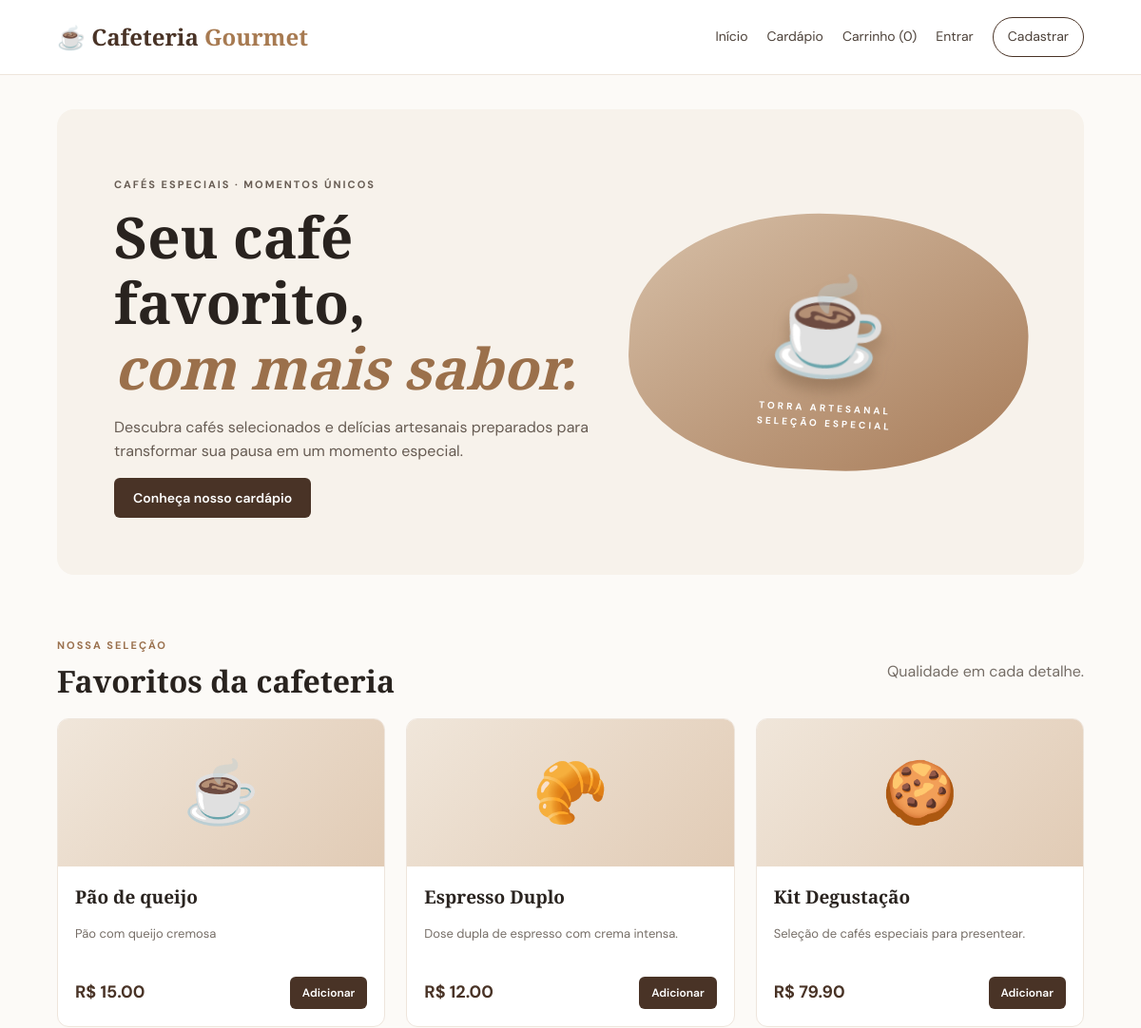
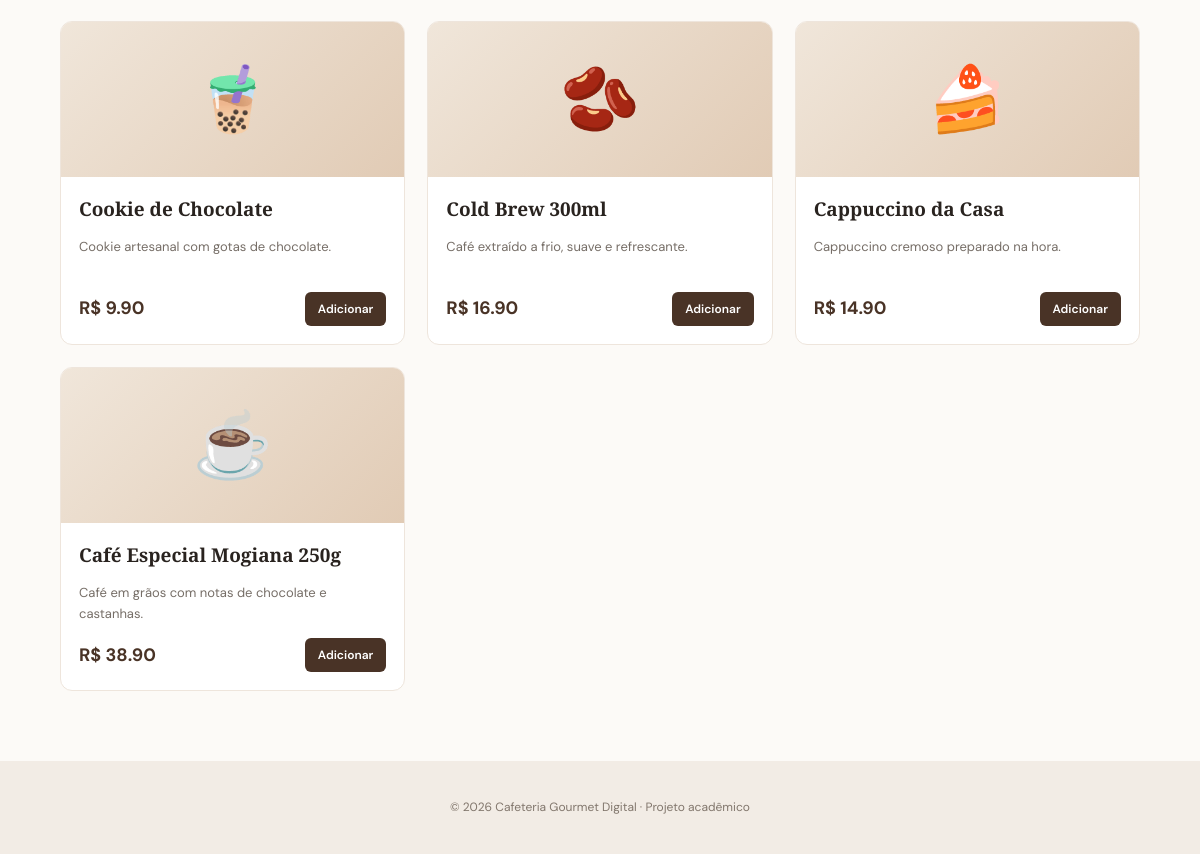
The page / on the database its author committed (2 pictures, top to bottom).
### tables this page shows
CREATE TABLE products (
            id INTEGER PRIMARY KEY AUTOINCREMENT,
            name TEXT NOT NULL,
            description TEXT NOT NULL DEFAULT '',
            price_cents INTEGER NOT NULL CHECK(price_cents >= 0),
            image_url TEXT NOT NULL DEFAULT '',
            active INTEGER NOT NULL DEFAULT 1
        );

### controllers/shop_controller.py (the view)
@shop_bp.route("/")
def home():
    products = get_db().execute("SELECT * FROM products WHERE active=1 ORDER BY id DESC").fetchall()
    return render_template("home.html", products=products)

### app.py (called while the page is built)
@app.context_processor
def inject_cart_count():
    cart = session.get("cart", {})
    return {"cart_count": sum(int(q) for q in cart.values())}

### models/database.py (called while the page is built)
def get_db():
    if "db" not in g:
        db_path = current_app.config["DATABASE"]
        os.makedirs(os.path.dirname(db_path), exist_ok=True)
        g.db = sqlite3.connect(db_path)
        g.db.row_factory = sqlite3.Row
        g.db.execute("PRAGMA foreign_keys = ON")
    return g.db

### templates/home.html
{% extends "base.html" %}
{% block content %}
<section class="hero">
  <div><p class="eyebrow">CAFÉS ESPECIAIS · MOMENTOS ÚNICOS</p><h1>Seu café favorito,<br><em>com mais sabor.</em></h1>
  <p>Descubra cafés selecionados e delícias artesanais preparados para transformar sua pausa em um momento especial.</p>
  <a class="button" href="#catalogo">Conheça nosso cardápio</a></div>
  <div class="hero-art"><div class="coffee-cup">☕</div><span>TORRA ARTESANAL<br>SELEÇÃO ESPECIAL</span></div>
</section>
<section id="catalogo" class="section-heading"><div><p class="eyebrow">NOSSA SELEÇÃO</p><h2>Favoritos da cafeteria</h2></div><p>Qualidade em cada detalhe.</p></section>
<div class="products">
{% for p in products %}
  <article class="product-card">
    <div class="product-art">{{ ["☕","🥐","🍪","🧋","🫘","🍰"][loop.index0 % 6] }}</div>
    <div class="product-info"><h3>{{ p.name }}</h3><p>{{ p.description }}</p><div class="product-bottom"><strong>R$ {{ "%.2f"|format(p.price_cents/100) }}</strong>
      <form method="post" action="{{ url_for('shop.add_to_cart', product_id=p.id) }}"><input type="hidden" name="quantity" value="1"><button class="button small">Adicionar</button></form>
    </div></div>
  </article>
{% else %}<p>Nenhum produto disponível no momento.</p>{% endfor %}
</div>
{% endblock %}

### templates/base.html (shortened to what this page needs)
<!doctype html>
<html lang="pt-br">
<head>
  <link rel="stylesheet" href="{{ url_for('static', filename='css/style.css') }}">
</head>
<body>
<header class="topbar">
  <a class="brand" href="{{ url_for('shop.home') }}">☕ Cafeteria <span>Gourmet</span></a>
  <nav>
    <a href="{{ url_for('shop.home') }}">Início</a>
    <a href="{{ url_for('shop.home') }}#catalogo">Cardápio</a>
    <a href="{{ url_for('shop.cart') }}">Carrinho ({{ cart_count }})</a>
    {% if session.get('user_id') %}
      <a href="{{ url_for('shop.my_orders') }}">Meus pedidos</a>
      {% if session.get('role') == 'admin' %}<a href="{{ url_for('admin.dashboard') }}">Administração</a>{% endif %}
      <a href="{{ url_for('auth.logout') }}">Sair</a>
    {% else %}<a href="{{ url_for('auth.login') }}">Entrar</a><a class="nav-cta" href="{{ url_for('auth.register') }}">Cadastrar</a>{% endif %}
  </nav>
</header>
<main class="container">
  {% block content %}{% endblock %}
</main>
<footer><p>© 2026 Cafeteria Gourmet Digital · Projeto acadêmico</p></footer>
</body></html>

### static/css/style.css (style rules this page uses)
:root { --coffee:#493326;--coffee2:#76543e;--cream:#f7f2eb;--sand:#e8d9c8;--ink:#29231f;--muted:#766e67;--white:#fff }
* { box-sizing:border-box }
body { margin:0;background:#fcfaf7;color:var(--ink);font-family:'DM Sans',sans-serif;line-height:1.55 }
a { color:var(--coffee2);text-decoration:none }
.topbar { display:flex;justify-content:space-between;align-items:center;padding:18px max(5vw,24px);background:#fff;border-bottom:1px solid #eee5dc;gap:20px;flex-wrap:wrap }
.brand { font-family:'Playfair Display',serif;font-size:24px;font-weight:700;color:var(--coffee) }
.brand span { color:#a77a51 }
.topbar nav { display:flex;gap:20px;align-items:center;flex-wrap:wrap;font-size:14px }
.topbar nav a { color:#4d423a }
.nav-cta { padding:9px 15px;border:1px solid var(--coffee);border-radius:22px }
.container { width:min(1120px,90%);margin:36px auto 70px;min-height:65vh }
.hero { display:grid;grid-template-columns:1.1fr .9fr;align-items:center;background:var(--cream);padding:60px;border-radius:18px;gap:30px;overflow:hidden }
.hero h1,h1,h2 { font-family:'Playfair Display',serif;line-height:1.15 }
.hero h1 { font-size:clamp(38px,5vw,60px);margin:12px 0 }
.hero h1 em { color:#9b704b }
.hero p { max-width:520px;color:#675c53 }
.eyebrow { font-size:11px;letter-spacing:2px;font-weight:700;color:#9a704d }
.button { display:inline-block;border:0;border-radius:6px;background:var(--coffee);color:white;padding:12px 20px;font:600 14px 'DM Sans';cursor:pointer }
.button.small { padding:9px 13px;font-size:12px }
.hero-art { min-height:270px;background:linear-gradient(145deg,#d7c0a8,#a77b58);border-radius:50% 45% 48% 42%;display:flex;align-items:center;justify-content:center;flex-direction:column;color:white;transform:rotate(3deg) }
.coffee-cup { font-size:100px;filter:drop-shadow(0 12px 8px #60442d55) }
.hero-art span { text-align:center;font-size:10px;letter-spacing:3px;font-weight:bold }
.section-heading { display:flex;justify-content:space-between;align-items:end;margin:55px 0 20px }
.section-heading h2 { font-size:32px;margin:0 }
.section-heading>p { color:var(--muted) }
.products { display:grid;grid-template-columns:repeat(3,1fr);gap:22px }
.product-card { background:white;border:1px solid #eee5dc;border-radius:12px;overflow:hidden }
.product-art { height:155px;display:grid;place-items:center;background:linear-gradient(135deg,#f0e6da,#e1cbb5);font-size:64px }
.product-info { padding:18px }
.product-info h3 { margin:0;font-family:'Playfair Display';font-size:19px }
.product-info p { font-size:13px;color:var(--muted);min-height:42px }
.product-bottom { display:flex;justify-content:space-between;align-items:center;gap:8px }
.product-bottom strong { color:var(--coffee);font-size:18px }
footer { text-align:center;padding:25px;background:#f2ece5;color:#81766c;font-size:12px }

### rows shown on the page
products: index0 "☕", name "Pão de queijo", description "Pão com queijo cremosa", p.price_cents/100 "15.00"
products: index0 "🥐", name "Espresso Duplo", description "Dose dupla de espresso com crema intensa.", p.price_cents/100 "12.00"
products: index0 "🍪", name "Kit Degustação", description "Seleção de cafés especiais para presentear.", p.price_cents/100 "79.90"
products: index0 "🧋", name "Cookie de Chocolate", description "Cookie artesanal com gotas de chocolate.", p.price_cents/100 "9.90"
products: index0 "🫘", name "Cold Brew 300ml", description "Café extraído a frio, suave e refrescante.", p.price_cents/100 "16.90"
products: index0 "🍰", name "Cappuccino da Casa", description "Cappuccino cremoso preparado na hora.", p.price_cents/100 "14.90"
products: index0 "☕", name "Café Especial Mogiana 250g", description "Café em grãos com notas de chocolate e castanhas.", p.price_cents/100 "38.90"

### other values the page prints
{{ cart_count }} "0"
